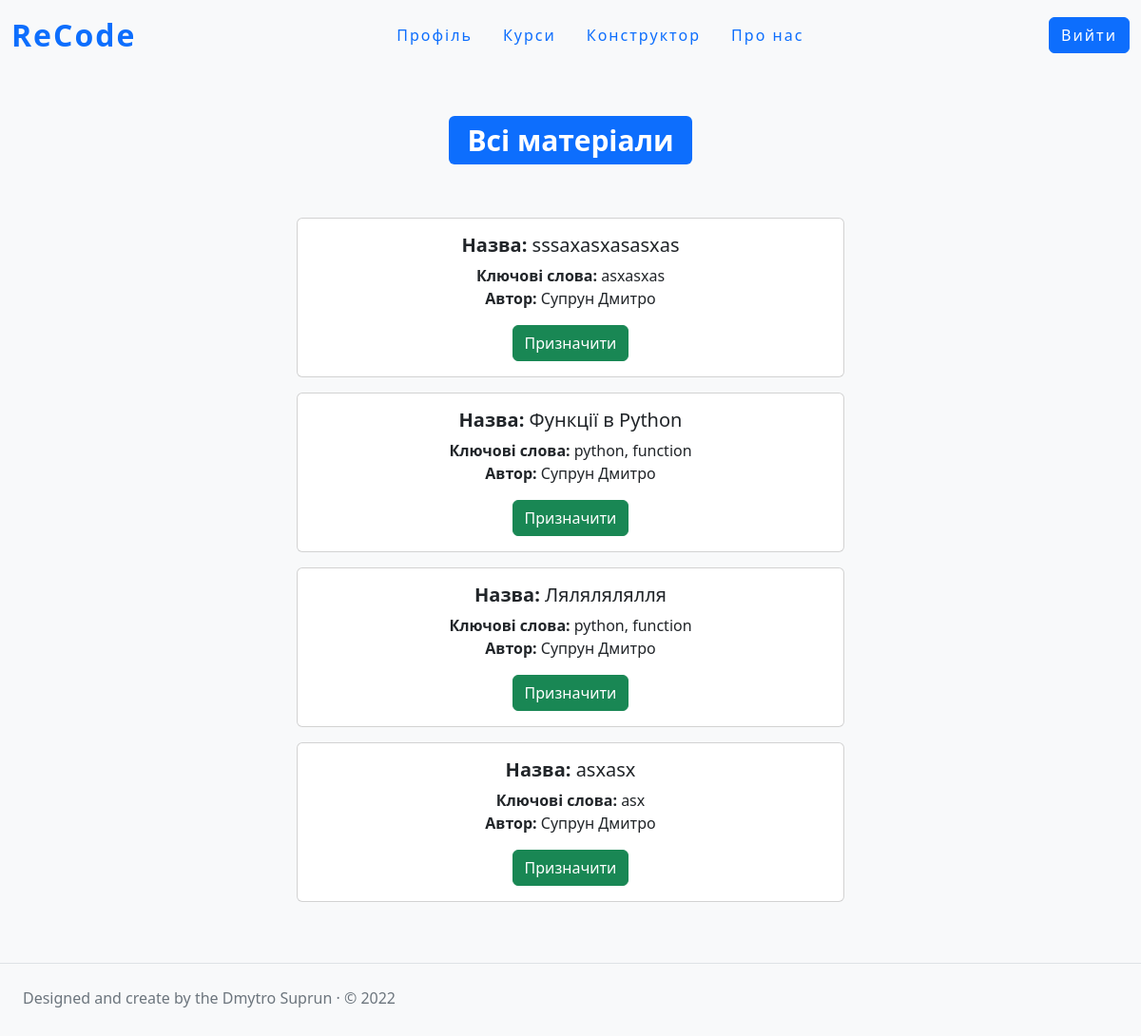
/materials/select_assign/doc-vid-d-suprun2023/kurs/ (signed in), run on the app's committed database.
### ScientificMaterials/models.py (models this page shows)
class ScientificMaterials(models.Model):
    material_uuid = models.UUIDField(primary_key=True, default=uuid.uuid4, editable=False)
    material_name = models.CharField('Назва матеріалу', max_length=255)
    key_words = models.CharField('Ключові поняття', max_length=255)
    material = models.TextField('Матеріал')
    author = models.ForeignKey(User,on_delete=models.CASCADE, verbose_name='Автор матеріалу')
    class Meta:
        ordering = ['pk']

### ScientificMaterials/views.py (the view)
# urls.py: path('select_assign/<slug:test_slug>/<slug:course_slug>/', show_all_materials_for_assign, name='all_material_for_assign'),
@login_required
def show_all_materials_for_assign(request,test_slug, course_slug):
    if get_role(request) != 'teacher':
        return HttpResponse('<h1 style="text-align:center;position:relative; top:10%;">Доступ заборонено!</h1>', status=403)
    materials = get_all_available_materials_on_this_course(course_slug)
    check_assign_error = check_error(request.GET)
    context={
        'title':'Призначити матеріал',
        'type':get_role(request),
        'materials':materials,
        'test_slug':test_slug,
        'course_slug':course_slug,
        'errors':check_assign_error[0],
        'already_assign_material':check_assign_error[1]
    }
    return render(request, 'ScientificMaterials/all_materials_for_assign.html', context=context)

### ScientificMaterials/material_services/crud.py (called while the page is built)
def read_materials(**params):
    return ScientificMaterials.objects.filter(**params)

### ScientificMaterials/material_services/work_with_material.py (called while the page is built)
def check_error(get_param):
    errors = False
    already_assign_material = ''
    if get_param.get('error') == 'true':
        errors = True
        already_assign_material = get_param.get('material_name')
    return (errors, already_assign_material)

def get_all_teachers_email_in_course(course_s):
    get_course_obj = get_object_or_404(CourseConfig, course_slug=course_s)
    get_teachers_who_registered_on_this_course = TeacherInCourse.objects.filter(course=get_course_obj)
    return [i.e_mail for i in get_teachers_who_registered_on_this_course]

def get_all_available_materials_on_this_course(course_s):
    MATERIALS = []
    tmp_materials = []
    all_teachers_email_on_this_course = get_all_teachers_email_in_course(course_s)
    for teacher_email in all_teachers_email_on_this_course:
        tmp_materials.append(read_materials(author__email=teacher_email))
    for material in tmp_materials:
        for j in material:
            MATERIALS.append(j)
    return MATERIALS

### staticPages/views.py (called while the page is built)
def get_role(req):
    if req.user.is_anonymous:
        return 'anonymous'
    elif len(TeacherInCourse.objects.filter(e_mail=req.user.email))==0:
        if len(StudentInCourse.objects.filter(e_mail=req.user.email))==0:
            return 'anonymousStudent'
        return 'student'
    return 'teacher'

### ScientificMaterials/templates/ScientificMaterials/all_materials_for_assign.html (shortened to what this page needs)
{% extends "ScientificMaterials/material_layout.html" %}
{%load static%}
{%block styles%}
    <link rel="stylesheet" href="{%static 'ScientificMaterials/css/material.css'%}">
{%endblock%}
{%block content%}
        <div class="flex_logo">
            <h1><span class="badge bg-primary m-5">Всі матеріали</span></h1>
        </div>
        {% for material in materials %}
        <div class="flex_logo">
            <div class="card w-50 mb-3">
                  <div class="card-body">
                    <div class="flex_logo"><h5 class="card-title"><span style="font-weight:bold;">Назва:</span> {{material.material_name}}</h5></div>
                    <div class="flex_logo"><p class="card-text"><span style="font-weight:bold;">Ключові слова:</span> {{material.key_words}}</p></div>
                    <div class="flex_logo"><p class="card-text"><span style="font-weight:bold;">Автор:</span> {{material.author.first_name}} {{material.author.last_name}}</p></div>
                    <div class="flex_logo mt-3"><a href="{% url 'assign_material' material.material_uuid test_slug course_slug  %}" class="btn btn-success">Призначити</a></div>
                  </div>
            </div>
        </div>
        {% endfor %}
{%endblock%}

### ScientificMaterials/static/ScientificMaterials/css/material.css (style rules this page uses)
.flex_logo { display:flex; flex-direction:row; justify-content:center; align-items:center; }

### data on the page
ScientificMaterials: material_name "sssaxasxasasxas", key_words "asxasxas", author.first_name "Супрун", author.last_name "Дмитро"
ScientificMaterials: material_name "Функції в Python", key_words "python, function", author.first_name "Супрун", author.last_name "Дмитро"
ScientificMaterials: material_name "Лялялялялля", key_words "python, function", author.first_name "Супрун", author.last_name "Дмитро"
ScientificMaterials: material_name "asxasx", key_words "asx", author.first_name "Супрун", author.last_name "Дмитро"
